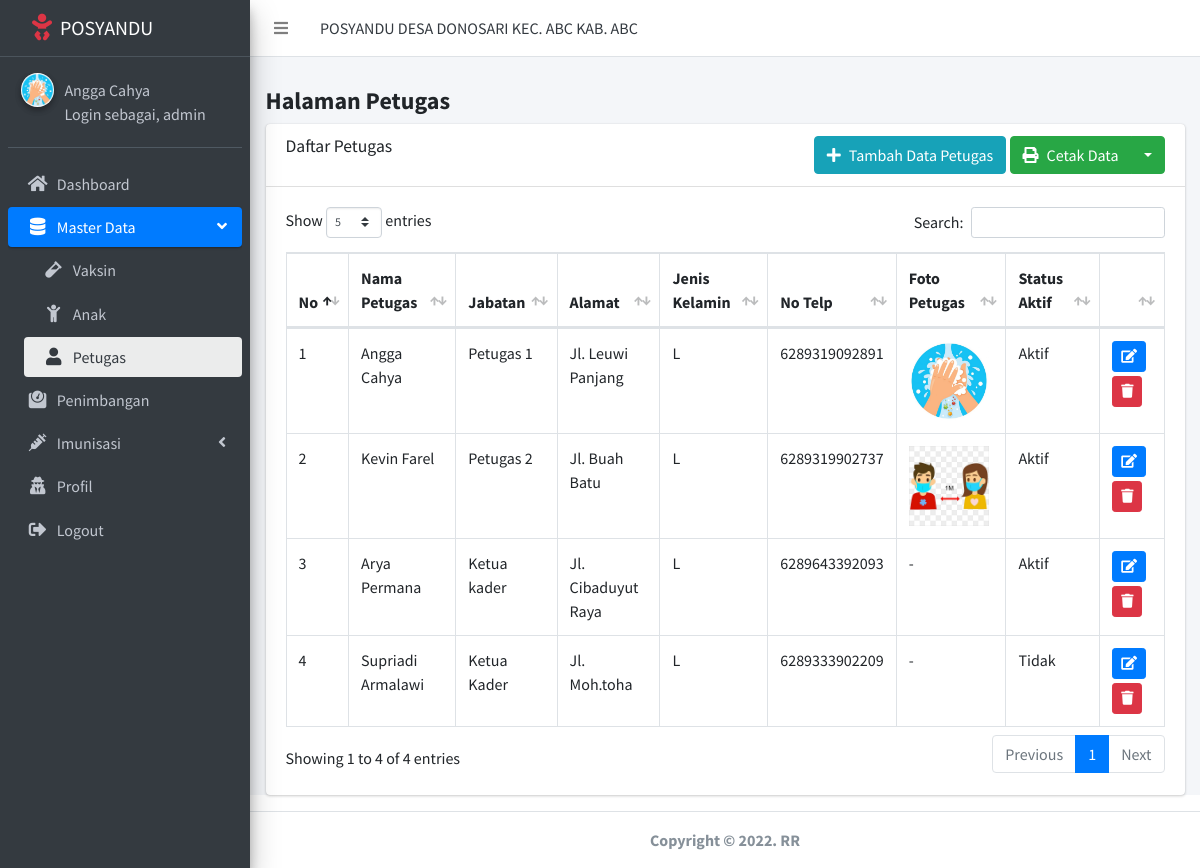
/index.php?hal=petugas (signed in), run on the app's committed database.
### tables this page shows
CREATE TABLE `ref_petugas` (
  `id_petugas` int(11) NOT NULL,
  `nama_petugas` varchar(50) NOT NULL,
  `jabatan_petugas` varchar(50) NOT NULL,
  `jk_petugas` enum('L','P') NOT NULL,
  `tempat_lahir_petugas` varchar(50) NOT NULL,
  `tgl_lahir_petugas` date NOT NULL,
  `alamat_petugas` text NOT NULL,
  `no_telp_petugas` varchar(20) NOT NULL,
  `foto_petugas` varchar(150) DEFAULT NULL,
  `status_petugas` varchar(25) NOT NULL,
  `username` varchar(100) NOT NULL,
  `password` varchar(100) NOT NULL,
  `level` varchar(25) NOT NULL
);

### petugas.php (the view, shortened to what this page needs)
<?php
include 'koneksi.php';
$data = mysqli_query($koneksi, "SELECT * FROM ref_petugas");
?>
<h4 class="font-weight-bold">Halaman Petugas</h4>
<div class="card">
  <div class="card-header">
    <h2 class="card-title">Daftar Petugas</h2>
    <div class="float-right">
      <a href ="?hal=petugas&aksi=tambah" class="btn btn-info"><i class="fas fa-plus mr-2"></i>Tambah Data Petugas</a>
      <div class="btn-group">
        <button type="button" class="btn btn-success"><i class="fas fa-print mr-2"></i>Cetak Data</button>
        <button type="button" class="btn btn-success dropdown-toggle dropdown-hover dropdown-icon" data-toggle="dropdown">
        </button>
      </div>
    </div>
  </div>
  <div class="card-body">
    <div class="table-responsive">
      <table id="example" class="table table-bordered" >
        <thead>
          <tr>
            <th>No</th>
            <th>Nama Petugas</th>
            <th>Jabatan</th>
            <th>Alamat</th>
            <th>Jenis Kelamin</th>
            <th>No Telp</th>
            <th>Foto Petugas</th>
            <th>Status Aktif</th>
            <th></th>
          </tr>
        </thead>
        <tbody>
          <?php $no =1; ?>
          <?php foreach ($data as $result ): ?>
            <tr>
              <td><?= $no; ?></td>
              <td><?= $result['nama_petugas']; ?></td>
              <td><?= $result['jabatan_petugas']; ?></td>
              <td><?= $result['alamat_petugas']; ?></td>
              <td><?= $result['jk_petugas']; ?></td>
              <td><?= $result['no_telp_petugas']; ?></td>
              <td>
                <?php if ($result["foto_petugas"] == "-"): ?>
                  <p>-</p>
                  <?php else : ?>
                    <img src="assets/dist/img/<?= $result['foto_petugas']; ?>" width="80">
                  <?php endif ?>
                </td>
                <td><?= $result["status_petugas"]; ?></td>
                <td>
                  <a href="?hal=petugas&aksi=edit&id=<?= $result['id_petugas'];?>" class="btn btn-primary btn-sm mb-1"  data-toggle="tooltip" data-placement="top" title="Edit Data"><i class="fas fa-edit"></i></a>
                  <a href="hapus_petugas.php?id=<?= $result['id_petugas']; ?>" class="btn btn-danger btn-sm hapus"  data-toggle="tooltip" data-placement="top" title="Hapus Data" onclick="return confirm('Apakah data ini akan dihapus?')"><i class="fas fa-trash"></i></a>
                </td>
              </tr>
              <?php $no++; ?>
            <?php endforeach; ?>
          </tbody>
        </table>
      </div>
    </div>
  </div>

### index.php (shortened to what this page needs)
<?php
$hal = @$_GET['hal'];
if ($hal == '') {
  $hAktif = 'active';
}elseif ($hal == 'anak') {
  $masteraktif1='menu-open';
  $masteraktif2='active';
  $aAktif = 'active';
}elseif ($hal == 'penimbangan') {
  $peAktif = 'active';
}elseif ($hal == 'rangking') {
  $peAktif = 'active';
}elseif ($hal=='vaksin') {
  $masteraktif1='menu-open';
  $masteraktif2='active';
  $vAktif = 'active';
}elseif ($hal=='profil') {
  $proAktif = 'active';
}elseif($hal=='petugas'){
  $masteraktif1='menu-open';
  $masteraktif2='active';
  $pAktif = 'active';
}elseif($hal=='jadwal'){
  $masteraktif2='menu-open';
  $masteraktif3='active';
  $jAktif = 'active';
}elseif($hal=='pelaksanaan'){
  $masteraktif2='menu-open';
  $masteraktif3='active';
  $pelAktif = 'active';
}elseif ($hal=='pemberitahuan') {
  $masteraktif2='menu-open';
  $masteraktif3='active';
  $pemAktif = 'active';
}
?>
<!DOCTYPE html>
<html lang="en">
<head>
  <link rel="stylesheet" href="assets/plugins/select2/css/select2.min.css">
  <link rel="stylesheet" href="assets/plugins/select2-bootstrap4-theme/select2-bootstrap4.min.css">
  <link rel="stylesheet" href="assets/plugins/fontawesome-free/css/all.min.css">
  <link rel="stylesheet" href="assets/dist/css/adminlte.min.css">
  <link rel="stylesheet" href="assets/plugins/datatables-bs4/css/dataTables.bootstrap4.min.css">
  <link rel="stylesheet" href="assets/plugins/datatables-responsive/css/responsive.bootstrap4.min.css">
  <link rel="stylesheet" href="assets/plugins/datatables-buttons/css/buttons.bootstrap4.min.css">
  <link rel="stylesheet" href="assets/plugins/sweetalert2-theme-bootstrap-4/bootstrap-4.min.css">
  <link rel="stylesheet" href="assets/plugins/toastr/toastr.min.css">
</head>
<body class="hold-transition sidebar-mini">
  <div class="wrapper">
    <nav class="main-header navbar navbar-expand navbar-white navbar-light">
      <ul class="navbar-nav">
        <li class="nav-item">
          <a class="nav-link" data-widget="pushmenu" href="#" role="button"><i class="fas fa-bars"></i></a>
        </li>
        <li class="nav-item d-none d-sm-inline-block">
          <a href="index.php" class="nav-link text-dark">POSYANDU DESA DONOSARI KEC. ABC KAB. ABC</a>
        </li>
      </ul>
    </nav>
    <aside class="main-sidebar sidebar-dark-primary elevation-4">
      <a href="" class="brand-link">
        <span class="brand-text ml-4"><i class="fas fa-baby fa-lg text-danger mr-2"></i>POSYANDU</span>
      </a>
      <div class="sidebar">
        <div class="user-panel mt-3 pb-3 mb-3 d-flex">
          <div class="image">
            <?php if ($_SESSION["foto"] == "-"): ?>
              <img src="assets/dist/img/default.png" class="img-circle elevation-2" alt="User Image">
              <?php else : ?>
                <img src="assets/dist/img/<?= $_SESSION["foto"]; ?>" class="img-circle elevation-2" alt="User Image">
              <?php endif ?>
            </div>
            <div class="info">
              <a href="#" class="d-block"><?= $_SESSION["nama"]; ?>
              <br>Login sebagai, <?= $_SESSION["level"]; ?>
            </a>
          </div>
        </div>
        <nav class="mt-2">
          <ul class="nav nav-pills nav-sidebar flex-column" data-widget="treeview" role="menu" data-accordion="false">
           <li class="nav-item">
            <a href="index.php" class="nav-link <?= $hAktif; ?>">
              <i class="nav-icon fas fa-home"></i>
              <p>
                Dashboard
              </p>
            </a>
          </li>
          <li class="nav-item <?= $masteraktif1; ?>">
            <a href="#" class="nav-link <?= $masteraktif2; ?>">
              <i class="nav-icon fas fa-database"></i>
              <p>
                Master Data
                <i class="fas fa-angle-left right"></i>
              </p>
            </a>
            <ul class="nav nav-treeview ml-3">
              <li class="nav-item">
                <a href="?hal=vaksin" class="nav-link <?= $vAktif; ?>">
                  <i class="nav-icon fas fa-vial"></i>
                  <p>
                    Vaksin
                  </p>
                </a>
              </li>
              <li class="nav-item">
                <a href="?hal=anak" class="nav-link <?= $aAktif; ?>">
                  <i class="nav-icon fas fa-child"></i>
                  <p>
                    Anak
                  </p>
                </a>
              </li>
              <?php if ($_SESSION["level"] == 'admin'): ?>
                <li class="nav-item">
                  <a href="?hal=petugas" class="nav-link <?= $pAktif; ?>">
                    <i class="nav-icon fas fa-user"></i>
                    <p>
                      Petugas
                    </p>
                  </a>
                </li>
              <?php endif ?>
            </ul>
          </li>
          <li class="nav-item">
            <a href="?hal=penimbangan" class="nav-link <?= $peAktif; ?>">
              <i class="nav-icon fas fa-weight"></i>
              <p>
                Penimbangan
              </p>
            </a>
          </li>
          <li class="nav-item <?= $masteraktif2; ?>">
            <a href="#" class="nav-link <?= $masteraktif3; ?>">
              <i class="nav-icon fas fa-syringe"></i>
              <p>
                Imunisasi
                <i class="fas fa-angle-left right"></i>
              </p>
            </a>
          </li>
          <li class="nav-item">
            <a href="?hal=profil" class="nav-link <?= $proAktif; ?>">
              <i class="nav-icon fas fa-user-secret"></i>
              <p>
                Profil
              </p>
            </a>
          </li>
          <li class="nav-item">
            <a href="#" class="nav-link" data-toggle="modal" data-target="#logoutModal ">
              <i class="nav-icon fas fa-sign-out-alt"></i>
              <p>
                Logout
              </p>
            </a>
          </li>
        </ul>
      </nav>
    </div>
  </aside>
  <div class="content-wrapper">
    <div class="content-header">
    </div>
    <section class="content">
      <div class="container-fluid">
        <?php
        $hal = @$_GET['hal'];
        $aksi = @$_GET['aksi'];
        if($hal=='anak'){
          if ($aksi=='') {
            include 'anak.php';
          }elseif ($aksi=='tambah') {
            include 'tambah_anak.php';
          }elseif ($aksi=='edit') {
            include 'edit_anak.php';
          }
        }elseif($hal=='petugas'){
          if ($aksi=='') {
            include 'petugas.php';
          }elseif ($aksi=='tambah') {
            include 'tambah_petugas.php';
          }elseif ($aksi=='edit') {
            include 'edit_petugas.php';
          }elseif ($aksi=='print') {
            include 'lap_petugas.php';
          }
     }elseif($hal=='password'){
      include 'password.php';
    }elseif($aksi=='ubah'){
      include 'password.php';
    }elseif ($hal=='') {
      include 'home.php';
  }elseif ($hal=='pelaksanaan') {
    if ($aksi == '') {
     include 'pelaksanaan.php';
   }elseif ($aksi == 'grafik_imunisasi') {
     include 'grafik_imunisasi.php';
   }
 }elseif ($hal=='profil') {
  if ($aksi == '') {
   include 'profil.php';
 }
}elseif ($hal == 'pemberitahuan') {
  if ($aksi == '') {
   include 'pemberitahuan.php';
 }
}
?>
</div>
</section>
</div>
<footer class="main-footer text-center">
  <strong>Copyright &copy; <?= date ('Y'); ?>. RR </strong>
</footer>
</div>
</body>
</html>

### data on the page
ref_petugas: nama_petugas "Angga Cahya", jabatan_petugas "Petugas 1", alamat_petugas "Jl. Leuwi Panjang", jk_petugas "L", no_telp_petugas "6289319092891", foto_petugas (picture), status_petugas "Aktif"
ref_petugas: nama_petugas "Kevin Farel", jabatan_petugas "Petugas 2", alamat_petugas "Jl. Buah Batu", jk_petugas "L", no_telp_petugas "6289319902737", foto_petugas (picture), status_petugas "Aktif"
ref_petugas: nama_petugas "Arya Permana", jabatan_petugas "Ketua kader", alamat_petugas "Jl. Cibaduyut Raya", jk_petugas "L", no_telp_petugas "6289643392093", status_petugas "Aktif"
ref_petugas: nama_petugas "Supriadi Armalawi", jabatan_petugas "Ketua Kader", alamat_petugas "Jl. Moh.toha", jk_petugas "L", no_telp_petugas "6289333902209", status_petugas "Tidak"

### other printed values
$_SESSION["nama"] "Angga Cahya"
$_SESSION["level"] "admin"
date ('Y') "2022"
